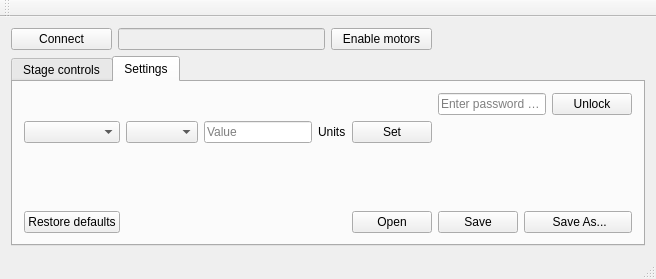
<?xml version="1.0" encoding="UTF-8"?>
<ui version="4.0">
 <class>MainWindow</class>
 <widget class="QMainWindow" name="MainWindow">
  <property name="sizePolicy">
   <sizepolicy hsizetype="Minimum" vsizetype="Minimum">
    <horstretch>4</horstretch>
    <verstretch>0</verstretch>
   </sizepolicy>
  </property>
  <property name="windowTitle">
   <string>MainWindow</string>
  </property>
  <widget class="QWidget" name="centralWidget">
   <property name="sizePolicy">
    <sizepolicy hsizetype="Maximum" vsizetype="Maximum">
     <horstretch>0</horstretch>
     <verstretch>0</verstretch>
    </sizepolicy>
   </property>
   <property name="baseSize">
    <size>
     <width>0</width>
     <height>0</height>
    </size>
   </property>
   <layout class="QGridLayout" name="gridLayout">
    <item row="0" column="0">
     <widget class="QPushButton" name="connectButton">
      <property name="text">
       <string>Connect</string>
      </property>
     </widget>
    </item>
    <item row="0" column="4">
     <spacer name="horizontalSpacer_3">
      <property name="orientation">
       <enum>Qt::Horizontal</enum>
      </property>
      <property name="sizeHint" stdset="0">
       <size>
        <width>40</width>
        <height>20</height>
       </size>
      </property>
     </spacer>
    </item>
    <item row="0" column="5">
     <spacer name="horizontalSpacer">
      <property name="orientation">
       <enum>Qt::Horizontal</enum>
      </property>
      <property name="sizeHint" stdset="0">
       <size>
        <width>40</width>
        <height>20</height>
       </size>
      </property>
     </spacer>
    </item>
    <item row="2" column="0" colspan="6">
     <widget class="QTabWidget" name="tabWidget">
      <property name="enabled">
       <bool>true</bool>
      </property>
      <property name="sizePolicy">
       <sizepolicy hsizetype="Minimum" vsizetype="Minimum">
        <horstretch>1</horstretch>
        <verstretch>1</verstretch>
       </sizepolicy>
      </property>
      <property name="currentIndex">
       <number>1</number>
      </property>
      <widget class="QWidget" name="controlTab">
       <attribute name="title">
        <string>Stage controls</string>
       </attribute>
       <layout class="QGridLayout" name="gridLayout_3">
        <item row="0" column="0">
         <widget class="QGroupBox" name="xAxisGroup">
          <property name="sizePolicy">
           <sizepolicy hsizetype="Minimum" vsizetype="Preferred">
            <horstretch>0</horstretch>
            <verstretch>0</verstretch>
           </sizepolicy>
          </property>
          <property name="title">
           <string>X axis</string>
          </property>
          <widget class="QLabel" name="label">
           <property name="geometry">
            <rect>
             <x>10</x>
             <y>89</y>
             <width>112</width>
             <height>17</height>
            </rect>
           </property>
           <property name="text">
            <string>Current position</string>
           </property>
          </widget>
          <widget class="QLabel" name="label_2">
           <property name="geometry">
            <rect>
             <x>10</x>
             <y>120</y>
             <width>38</width>
             <height>17</height>
            </rect>
           </property>
           <property name="text">
            <string>Go to</string>
           </property>
          </widget>
          <widget class="QPushButton" name="xLeftLimitButton">
           <property name="enabled">
            <bool>true</bool>
           </property>
           <property name="geometry">
            <rect>
             <x>12</x>
             <y>32</y>
             <width>80</width>
             <height>25</height>
            </rect>
           </property>
           <property name="autoFillBackground">
            <bool>false</bool>
           </property>
           <property name="text">
            <string>Left</string>
           </property>
           <property name="checkable">
            <bool>false</bool>
           </property>
          </widget>
          <widget class="QPushButton" name="xStopButton">
           <property name="geometry">
            <rect>
             <x>310</x>
             <y>170</y>
             <width>80</width>
             <height>25</height>
            </rect>
           </property>
           <property name="text">
            <string>Stop</string>
           </property>
          </widget>
          <widget class="QPushButton" name="xStartButton">
           <property name="geometry">
            <rect>
             <x>10</x>
             <y>170</y>
             <width>80</width>
             <height>25</height>
            </rect>
           </property>
           <property name="text">
            <string>Start</string>
           </property>
          </widget>
          <widget class="QPushButton" name="xRightLimitButton">
           <property name="geometry">
            <rect>
             <x>310</x>
             <y>30</y>
             <width>80</width>
             <height>25</height>
            </rect>
           </property>
           <property name="text">
            <string>Right</string>
           </property>
          </widget>
          <widget class="QLabel" name="label_9">
           <property name="geometry">
            <rect>
             <x>170</x>
             <y>30</y>
             <width>51</width>
             <height>21</height>
            </rect>
           </property>
           <property name="sizePolicy">
            <sizepolicy hsizetype="Minimum" vsizetype="Preferred">
             <horstretch>0</horstretch>
             <verstretch>0</verstretch>
            </sizepolicy>
           </property>
           <property name="font">
            <font>
             <weight>50</weight>
             <bold>false</bold>
            </font>
           </property>
           <property name="layoutDirection">
            <enum>Qt::LeftToRight</enum>
           </property>
           <property name="text">
            <string>limiters</string>
           </property>
           <property name="alignment">
            <set>Qt::AlignCenter</set>
           </property>
          </widget>
          <widget class="QLineEdit" name="xPositionLine">
           <property name="geometry">
            <rect>
             <x>128</x>
             <y>89</y>
             <width>121</width>
             <height>25</height>
            </rect>
           </property>
           <property name="sizePolicy">
            <sizepolicy hsizetype="Minimum" vsizetype="Fixed">
             <horstretch>0</horstretch>
             <verstretch>0</verstretch>
            </sizepolicy>
           </property>
          </widget>
          <widget class="QLineEdit" name="xDestinationLine">
           <property name="geometry">
            <rect>
             <x>128</x>
             <y>120</y>
             <width>121</width>
             <height>25</height>
            </rect>
           </property>
           <property name="sizePolicy">
            <sizepolicy hsizetype="Minimum" vsizetype="Fixed">
             <horstretch>0</horstretch>
             <verstretch>0</verstretch>
            </sizepolicy>
           </property>
          </widget>
          <widget class="QLabel" name="label_10">
           <property name="geometry">
            <rect>
             <x>260</x>
             <y>90</y>
             <width>20</width>
             <height>17</height>
            </rect>
           </property>
           <property name="text">
            <string>cm</string>
           </property>
          </widget>
          <widget class="QLabel" name="label_11">
           <property name="geometry">
            <rect>
             <x>260</x>
             <y>120</y>
             <width>20</width>
             <height>17</height>
            </rect>
           </property>
           <property name="text">
            <string>cm</string>
           </property>
          </widget>
          <widget class="QLineEdit" name="xStatusLine">
           <property name="geometry">
            <rect>
             <x>130</x>
             <y>170</y>
             <width>142</width>
             <height>25</height>
            </rect>
           </property>
          </widget>
         </widget>
        </item>
        <item row="0" column="1">
         <widget class="QGroupBox" name="yAxisGroup">
          <property name="sizePolicy">
           <sizepolicy hsizetype="Minimum" vsizetype="Minimum">
            <horstretch>0</horstretch>
            <verstretch>0</verstretch>
           </sizepolicy>
          </property>
          <property name="title">
           <string>Y axis</string>
          </property>
          <widget class="QLabel" name="label_3">
           <property name="geometry">
            <rect>
             <x>10</x>
             <y>89</y>
             <width>112</width>
             <height>17</height>
            </rect>
           </property>
           <property name="text">
            <string>Current position</string>
           </property>
          </widget>
          <widget class="QLabel" name="label_4">
           <property name="geometry">
            <rect>
             <x>10</x>
             <y>120</y>
             <width>38</width>
             <height>17</height>
            </rect>
           </property>
           <property name="text">
            <string>Go to</string>
           </property>
          </widget>
          <widget class="QPushButton" name="yLeftLimitButton">
           <property name="enabled">
            <bool>true</bool>
           </property>
           <property name="geometry">
            <rect>
             <x>12</x>
             <y>32</y>
             <width>80</width>
             <height>25</height>
            </rect>
           </property>
           <property name="text">
            <string>Left</string>
           </property>
           <property name="checkable">
            <bool>false</bool>
           </property>
          </widget>
          <widget class="QPushButton" name="yStopButton">
           <property name="geometry">
            <rect>
             <x>310</x>
             <y>170</y>
             <width>80</width>
             <height>25</height>
            </rect>
           </property>
           <property name="text">
            <string>Stop</string>
           </property>
          </widget>
          <widget class="QPushButton" name="yStartButton">
           <property name="geometry">
            <rect>
             <x>10</x>
             <y>170</y>
             <width>80</width>
             <height>25</height>
            </rect>
           </property>
           <property name="text">
            <string>Start</string>
           </property>
          </widget>
          <widget class="QPushButton" name="yRightLimitButton">
           <property name="geometry">
            <rect>
             <x>310</x>
             <y>30</y>
             <width>80</width>
             <height>25</height>
            </rect>
           </property>
           <property name="text">
            <string>Right</string>
           </property>
          </widget>
          <widget class="QLabel" name="label_12">
           <property name="geometry">
            <rect>
             <x>180</x>
             <y>40</y>
             <width>52</width>
             <height>17</height>
            </rect>
           </property>
           <property name="sizePolicy">
            <sizepolicy hsizetype="Minimum" vsizetype="Preferred">
             <horstretch>0</horstretch>
             <verstretch>0</verstretch>
            </sizepolicy>
           </property>
           <property name="font">
            <font>
             <weight>50</weight>
             <bold>false</bold>
            </font>
           </property>
           <property name="layoutDirection">
            <enum>Qt::LeftToRight</enum>
           </property>
           <property name="text">
            <string>limiters</string>
           </property>
           <property name="alignment">
            <set>Qt::AlignCenter</set>
           </property>
          </widget>
          <widget class="QLineEdit" name="yPositionLine">
           <property name="geometry">
            <rect>
             <x>128</x>
             <y>89</y>
             <width>121</width>
             <height>25</height>
            </rect>
           </property>
           <property name="sizePolicy">
            <sizepolicy hsizetype="Minimum" vsizetype="Fixed">
             <horstretch>0</horstretch>
             <verstretch>0</verstretch>
            </sizepolicy>
           </property>
          </widget>
          <widget class="QLineEdit" name="yDestinationLine">
           <property name="geometry">
            <rect>
             <x>128</x>
             <y>120</y>
             <width>121</width>
             <height>25</height>
            </rect>
           </property>
           <property name="sizePolicy">
            <sizepolicy hsizetype="Minimum" vsizetype="Fixed">
             <horstretch>0</horstretch>
             <verstretch>0</verstretch>
            </sizepolicy>
           </property>
          </widget>
          <widget class="QLabel" name="label_13">
           <property name="geometry">
            <rect>
             <x>260</x>
             <y>90</y>
             <width>20</width>
             <height>17</height>
            </rect>
           </property>
           <property name="text">
            <string>cm</string>
           </property>
          </widget>
          <widget class="QLabel" name="label_14">
           <property name="geometry">
            <rect>
             <x>260</x>
             <y>120</y>
             <width>20</width>
             <height>17</height>
            </rect>
           </property>
           <property name="text">
            <string>cm</string>
           </property>
          </widget>
          <widget class="QLineEdit" name="yStatusLine">
           <property name="geometry">
            <rect>
             <x>130</x>
             <y>170</y>
             <width>142</width>
             <height>25</height>
            </rect>
           </property>
          </widget>
         </widget>
        </item>
        <item row="1" column="0">
         <widget class="QGroupBox" name="zAxisGroup">
          <property name="sizePolicy">
           <sizepolicy hsizetype="Minimum" vsizetype="Minimum">
            <horstretch>0</horstretch>
            <verstretch>0</verstretch>
           </sizepolicy>
          </property>
          <property name="title">
           <string>Z axis</string>
          </property>
          <widget class="QLabel" name="label_7">
           <property name="geometry">
            <rect>
             <x>8</x>
             <y>78</y>
             <width>112</width>
             <height>17</height>
            </rect>
           </property>
           <property name="text">
            <string>Current position</string>
           </property>
          </widget>
          <widget class="QPushButton" name="zLeftLimitButton">
           <property name="enabled">
            <bool>true</bool>
           </property>
           <property name="geometry">
            <rect>
             <x>10</x>
             <y>30</y>
             <width>80</width>
             <height>25</height>
            </rect>
           </property>
           <property name="text">
            <string>Left</string>
           </property>
           <property name="checkable">
            <bool>false</bool>
           </property>
          </widget>
          <widget class="QPushButton" name="zStopButton">
           <property name="geometry">
            <rect>
             <x>310</x>
             <y>170</y>
             <width>80</width>
             <height>25</height>
            </rect>
           </property>
           <property name="text">
            <string>Stop</string>
           </property>
          </widget>
          <widget class="QPushButton" name="zStartButton">
           <property name="geometry">
            <rect>
             <x>10</x>
             <y>170</y>
             <width>80</width>
             <height>25</height>
            </rect>
           </property>
           <property name="text">
            <string>Start</string>
           </property>
          </widget>
          <widget class="QPushButton" name="zRightLimitButton">
           <property name="geometry">
            <rect>
             <x>310</x>
             <y>30</y>
             <width>80</width>
             <height>25</height>
            </rect>
           </property>
           <property name="text">
            <string>Right</string>
           </property>
          </widget>
          <widget class="QLabel" name="label_15">
           <property name="geometry">
            <rect>
             <x>180</x>
             <y>30</y>
             <width>52</width>
             <height>17</height>
            </rect>
           </property>
           <property name="sizePolicy">
            <sizepolicy hsizetype="Minimum" vsizetype="Preferred">
             <horstretch>0</horstretch>
             <verstretch>0</verstretch>
            </sizepolicy>
           </property>
           <property name="font">
            <font>
             <weight>50</weight>
             <bold>false</bold>
            </font>
           </property>
           <property name="layoutDirection">
            <enum>Qt::LeftToRight</enum>
           </property>
           <property name="text">
            <string>limiters</string>
           </property>
           <property name="alignment">
            <set>Qt::AlignCenter</set>
           </property>
          </widget>
          <widget class="QLineEdit" name="zPositionLine">
           <property name="geometry">
            <rect>
             <x>126</x>
             <y>78</y>
             <width>121</width>
             <height>25</height>
            </rect>
           </property>
           <property name="sizePolicy">
            <sizepolicy hsizetype="Minimum" vsizetype="Fixed">
             <horstretch>0</horstretch>
             <verstretch>0</verstretch>
            </sizepolicy>
           </property>
          </widget>
          <widget class="QLabel" name="label_16">
           <property name="geometry">
            <rect>
             <x>258</x>
             <y>78</y>
             <width>20</width>
             <height>17</height>
            </rect>
           </property>
           <property name="text">
            <string>cm</string>
           </property>
          </widget>
          <widget class="QLineEdit" name="zStatusLine">
           <property name="geometry">
            <rect>
             <x>140</x>
             <y>170</y>
             <width>142</width>
             <height>25</height>
            </rect>
           </property>
          </widget>
          <widget class="QLabel" name="label_8">
           <property name="geometry">
            <rect>
             <x>10</x>
             <y>110</y>
             <width>38</width>
             <height>17</height>
            </rect>
           </property>
           <property name="text">
            <string>Go to</string>
           </property>
          </widget>
          <widget class="QLabel" name="label_17">
           <property name="geometry">
            <rect>
             <x>260</x>
             <y>108</y>
             <width>20</width>
             <height>17</height>
            </rect>
           </property>
           <property name="text">
            <string>cm</string>
           </property>
          </widget>
          <widget class="QLineEdit" name="zDestinationLine">
           <property name="geometry">
            <rect>
             <x>128</x>
             <y>110</y>
             <width>121</width>
             <height>25</height>
            </rect>
           </property>
           <property name="sizePolicy">
            <sizepolicy hsizetype="Minimum" vsizetype="Fixed">
             <horstretch>0</horstretch>
             <verstretch>0</verstretch>
            </sizepolicy>
           </property>
          </widget>
         </widget>
        </item>
        <item row="1" column="1">
         <widget class="QGroupBox" name="aAxisGroup">
          <property name="sizePolicy">
           <sizepolicy hsizetype="Minimum" vsizetype="Minimum">
            <horstretch>0</horstretch>
            <verstretch>0</verstretch>
           </sizepolicy>
          </property>
          <property name="title">
           <string>A axis</string>
          </property>
          <widget class="QLabel" name="label_5">
           <property name="geometry">
            <rect>
             <x>10</x>
             <y>79</y>
             <width>112</width>
             <height>17</height>
            </rect>
           </property>
           <property name="text">
            <string>Current position</string>
           </property>
          </widget>
          <widget class="QLabel" name="label_6">
           <property name="geometry">
            <rect>
             <x>10</x>
             <y>110</y>
             <width>38</width>
             <height>17</height>
            </rect>
           </property>
           <property name="text">
            <string>Go to</string>
           </property>
          </widget>
          <widget class="QPushButton" name="aLeftLimitButton">
           <property name="enabled">
            <bool>true</bool>
           </property>
           <property name="geometry">
            <rect>
             <x>12</x>
             <y>32</y>
             <width>80</width>
             <height>25</height>
            </rect>
           </property>
           <property name="text">
            <string>Left</string>
           </property>
           <property name="checkable">
            <bool>false</bool>
           </property>
          </widget>
          <widget class="QPushButton" name="aRightLimitButton">
           <property name="geometry">
            <rect>
             <x>310</x>
             <y>30</y>
             <width>80</width>
             <height>25</height>
            </rect>
           </property>
           <property name="text">
            <string>Right</string>
           </property>
          </widget>
          <widget class="QLabel" name="label_18">
           <property name="geometry">
            <rect>
             <x>130</x>
             <y>32</y>
             <width>52</width>
             <height>17</height>
            </rect>
           </property>
           <property name="sizePolicy">
            <sizepolicy hsizetype="Minimum" vsizetype="Preferred">
             <horstretch>0</horstretch>
             <verstretch>0</verstretch>
            </sizepolicy>
           </property>
           <property name="font">
            <font>
             <weight>50</weight>
             <bold>false</bold>
            </font>
           </property>
           <property name="layoutDirection">
            <enum>Qt::LeftToRight</enum>
           </property>
           <property name="text">
            <string>limiters</string>
           </property>
           <property name="alignment">
            <set>Qt::AlignCenter</set>
           </property>
          </widget>
          <widget class="QLineEdit" name="aPositionLine">
           <property name="geometry">
            <rect>
             <x>128</x>
             <y>79</y>
             <width>121</width>
             <height>25</height>
            </rect>
           </property>
           <property name="sizePolicy">
            <sizepolicy hsizetype="Minimum" vsizetype="Fixed">
             <horstretch>0</horstretch>
             <verstretch>0</verstretch>
            </sizepolicy>
           </property>
          </widget>
          <widget class="QLineEdit" name="aDestinationLine">
           <property name="geometry">
            <rect>
             <x>128</x>
             <y>110</y>
             <width>121</width>
             <height>25</height>
            </rect>
           </property>
           <property name="sizePolicy">
            <sizepolicy hsizetype="Minimum" vsizetype="Fixed">
             <horstretch>0</horstretch>
             <verstretch>0</verstretch>
            </sizepolicy>
           </property>
          </widget>
          <widget class="QLabel" name="label_20">
           <property name="geometry">
            <rect>
             <x>258</x>
             <y>110</y>
             <width>20</width>
             <height>17</height>
            </rect>
           </property>
           <property name="text">
            <string>cm</string>
           </property>
          </widget>
          <widget class="QPushButton" name="aStartButton">
           <property name="geometry">
            <rect>
             <x>10</x>
             <y>170</y>
             <width>80</width>
             <height>25</height>
            </rect>
           </property>
           <property name="text">
            <string>Start</string>
           </property>
          </widget>
          <widget class="QPushButton" name="aStopButton">
           <property name="geometry">
            <rect>
             <x>310</x>
             <y>170</y>
             <width>80</width>
             <height>25</height>
            </rect>
           </property>
           <property name="text">
            <string>Stop</string>
           </property>
          </widget>
          <widget class="QLineEdit" name="aStatusLine">
           <property name="geometry">
            <rect>
             <x>128</x>
             <y>170</y>
             <width>142</width>
             <height>25</height>
            </rect>
           </property>
          </widget>
          <widget class="QLabel" name="label_19">
           <property name="geometry">
            <rect>
             <x>258</x>
             <y>80</y>
             <width>20</width>
             <height>17</height>
            </rect>
           </property>
           <property name="text">
            <string>cm</string>
           </property>
          </widget>
         </widget>
        </item>
       </layout>
      </widget>
      <widget class="QWidget" name="settingsTab">
       <attribute name="title">
        <string>Settings</string>
       </attribute>
       <layout class="QGridLayout" name="gridLayout_2">
        <item row="0" column="5" colspan="2">
         <widget class="QLineEdit" name="settingsPasswordLine">
          <property name="echoMode">
           <enum>QLineEdit::Password</enum>
          </property>
          <property name="placeholderText">
           <string>Enter password here</string>
          </property>
         </widget>
        </item>
        <item row="1" column="3">
         <widget class="QLabel" name="settingsUnitsnitsLabel">
          <property name="text">
           <string>Units</string>
          </property>
         </widget>
        </item>
        <item row="1" column="2">
         <widget class="QLineEdit" name="parameterValueLine">
          <property name="placeholderText">
           <string>Value</string>
          </property>
         </widget>
        </item>
        <item row="1" column="4">
         <widget class="QPushButton" name="setParameterButton">
          <property name="text">
           <string>Set</string>
          </property>
         </widget>
        </item>
        <item row="4" column="4">
         <widget class="QPushButton" name="openButton">
          <property name="text">
           <string>Open</string>
          </property>
         </widget>
        </item>
        <item row="4" column="5">
         <widget class="QPushButton" name="saveButton">
          <property name="text">
           <string>Save</string>
          </property>
         </widget>
        </item>
        <item row="1" column="0">
         <widget class="QComboBox" name="optionBox">
          <property name="sizePolicy">
           <sizepolicy hsizetype="Expanding" vsizetype="Fixed">
            <horstretch>0</horstretch>
            <verstretch>0</verstretch>
           </sizepolicy>
          </property>
         </widget>
        </item>
        <item row="4" column="0">
         <widget class="QPushButton" name="defaultsButton">
          <property name="text">
           <string>Restore defaults</string>
          </property>
         </widget>
        </item>
        <item row="1" column="1">
         <widget class="QComboBox" name="axisBox">
          <property name="sizePolicy">
           <sizepolicy hsizetype="MinimumExpanding" vsizetype="Fixed">
            <horstretch>0</horstretch>
            <verstretch>0</verstretch>
           </sizepolicy>
          </property>
         </widget>
        </item>
        <item row="3" column="0">
         <spacer name="verticalSpacer">
          <property name="orientation">
           <enum>Qt::Vertical</enum>
          </property>
          <property name="sizeHint" stdset="0">
           <size>
            <width>20</width>
            <height>40</height>
           </size>
          </property>
         </spacer>
        </item>
        <item row="4" column="6" colspan="2">
         <widget class="QPushButton" name="saveAsButton">
          <property name="text">
           <string> Save As...</string>
          </property>
         </widget>
        </item>
        <item row="0" column="7">
         <widget class="QPushButton" name="settingsUnlockButton">
          <property name="text">
           <string>Unlock</string>
          </property>
         </widget>
        </item>
        <item row="2" column="1">
         <spacer name="horizontalSpacer_2">
          <property name="orientation">
           <enum>Qt::Horizontal</enum>
          </property>
          <property name="sizeHint" stdset="0">
           <size>
            <width>40</width>
            <height>20</height>
           </size>
          </property>
         </spacer>
        </item>
       </layout>
      </widget>
     </widget>
    </item>
    <item row="0" column="1" colspan="2">
     <widget class="QLineEdit" name="statusLine">
      <property name="enabled">
       <bool>false</bool>
      </property>
      <property name="sizePolicy">
       <sizepolicy hsizetype="Minimum" vsizetype="Fixed">
        <horstretch>0</horstretch>
        <verstretch>0</verstretch>
       </sizepolicy>
      </property>
     </widget>
    </item>
    <item row="0" column="3">
     <widget class="QPushButton" name="enableButton">
      <property name="text">
       <string>Enable motors</string>
      </property>
      <property name="autoDefault">
       <bool>false</bool>
      </property>
      <property name="default">
       <bool>false</bool>
      </property>
     </widget>
    </item>
   </layout>
  </widget>
  <widget class="QMenuBar" name="menuBar">
   <property name="geometry">
    <rect>
     <x>0</x>
     <y>0</y>
     <width>841</width>
     <height>22</height>
    </rect>
   </property>
  </widget>
  <widget class="QToolBar" name="mainToolBar">
   <attribute name="toolBarArea">
    <enum>TopToolBarArea</enum>
   </attribute>
   <attribute name="toolBarBreak">
    <bool>false</bool>
   </attribute>
  </widget>
  <widget class="QStatusBar" name="statusBar"/>
 </widget>
 <layoutdefault spacing="6" margin="11"/>
 <resources/>
 <connections/>
</ui>
